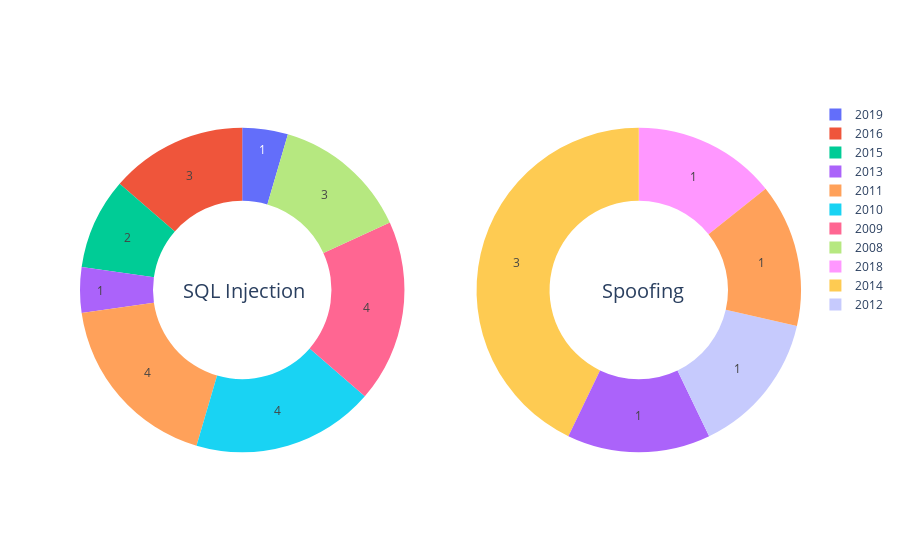

The notebook cell this image was saved under:
### Code cell
import plotly.graph_objects as go
from plotly.subplots import make_subplots


name1 = "SQL Injection"
name2 = "Spoofing"

labels = ['2020', '2019', '2018', '2017', '2016', '2015', '2014', '2013', '2012', '2011', '2010', '2009', '2008',]
values = [[], 1, [], [], 3, 2, [], 1, [], 4, 4, 4, 3]

val=[ [], [], 1, [], [], [], 3, 1, 1, 1, [], [],]


fig = make_subplots(rows=1, cols=2, specs=[[{'type':'domain'}, {'type':'domain'}]])
fig.add_trace(go.Pie(labels=labels, textinfo='value', values=values, name=name1),
              1, 1)
fig.add_trace(go.Pie(labels=labels, textinfo='value', values=val, name=name2),
              1, 2)

fig.update_traces(hole=.55, hoverinfo="label+percent+name", sort=False)

fig.update_layout(
    # Add annotations in the center of the donut pies.
    annotations=[dict(text=name1, x=0.14, y=0.5, font_size=20, showarrow=False),
                dict(text=name2, x=0.84, y=0.5, font_size=20, showarrow=False)])
             
fig.show()

### Figure 1 — Plotly figure (JSON) as saved in the notebook; plotly's stock layout.template omitted (floating-point values rounded to 4 significant figures)
{"data": [{"domain": {"x": [0, 0.45], "y": [0, 1]}, "hole": 0.55, "hoverinfo": "label+percent+name", "labels": ["2020", "2019", "2018", "2017", "2016", "2015", "2014", "2013", "2012", "2011", "2010", "2009", "2008"], "name": "SQL Injection", "sort": false, "textinfo": "value", "type": "pie", "values": [[], 1, [], [], 3, 2, [], 1, [], 4, 4, 4, 3]}, {"domain": {"x": [0.55, 1], "y": [0, 1]}, "hole": 0.55, "hoverinfo": "label+percent+name", "labels": ["2020", "2019", "2018", "2017", "2016", "2015", "2014", "2013", "2012", "2011", "2010", "2009", "2008"], "name": "Spoofing", "sort": false, "textinfo": "value", "type": "pie", "values": [[], [], 1, [], [], [], 3, 1, 1, 1, [], []]}], "layout": {"annotations": [{"font": {"size": 20}, "showarrow": false, "text": "SQL Injection", "x": 0.14, "y": 0.5}, {"font": {"size": 20}, "showarrow": false, "text": "Spoofing", "x": 0.84, "y": 0.5}]}}
